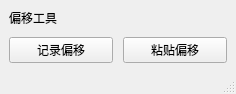
<?xml version="1.0" encoding="UTF-8"?>
<ui version="4.0">
 <class>MainWindow</class>
 <widget class="QMainWindow" name="MainWindow">
  <property name="geometry">
   <rect>
    <x>0</x>
    <y>0</y>
    <width>236</width>
    <height>76</height>
   </rect>
  </property>
  <property name="windowTitle">
   <string>偏移工具</string>
  </property>
  <widget class="QWidget" name="centralwidget">
   <layout class="QVBoxLayout" name="verticalLayout">
    <property name="spacing">
     <number>10</number>
    </property>
    <item>
     <widget class="QLabel" name="label">
      <property name="text">
       <string>偏移工具</string>
      </property>
     </widget>
    </item>
    <item>
     <layout class="QHBoxLayout" name="horizontalLayout">
      <item>
       <widget class="QPushButton" name="Btn_SaveOffset">
        <property name="sizePolicy">
         <sizepolicy hsizetype="Minimum" vsizetype="Expanding">
          <horstretch>0</horstretch>
          <verstretch>0</verstretch>
         </sizepolicy>
        </property>
        <property name="text">
         <string>记录偏移</string>
        </property>
       </widget>
      </item>
      <item>
       <widget class="QPushButton" name="Btn_PastOffset">
        <property name="sizePolicy">
         <sizepolicy hsizetype="Minimum" vsizetype="Expanding">
          <horstretch>0</horstretch>
          <verstretch>0</verstretch>
         </sizepolicy>
        </property>
        <property name="text">
         <string>粘贴偏移</string>
        </property>
       </widget>
      </item>
     </layout>
    </item>
   </layout>
  </widget>
  <widget class="QStatusBar" name="statusbar"/>
 </widget>
 <resources/>
 <connections/>
</ui>
